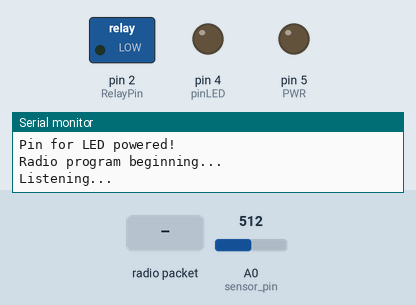
This sketch was run on a simulated Arduino Uno, built with avr-gcc and run on an emulated ATmega328P. On the bench: switched loads named in the sketch (green lamp = pin HIGH), output pins drawn as LEDs (lit = HIGH), the last lines printed to the serial monitor. The inputs (shaded band) are chosen by the test bench; at power-on: A0 (sensor_pin) = 512. No radio packets arrive unless stated.

Above: at 2.6 s.
2.7 s: radio packet "2waterLvl" arrives
At 3.2 s:
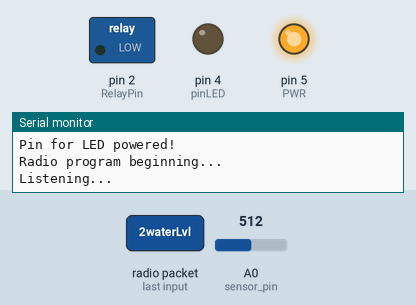
5.2 s: radio packet "2RELAY" arrives
At 6.3 s:
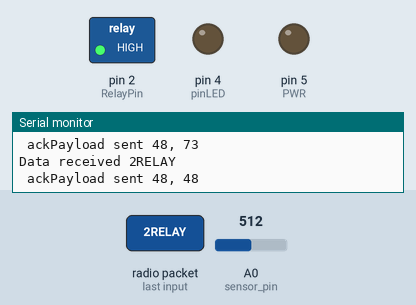
6.7 s: radio packet "2LED" arrives
At 7.7 s:
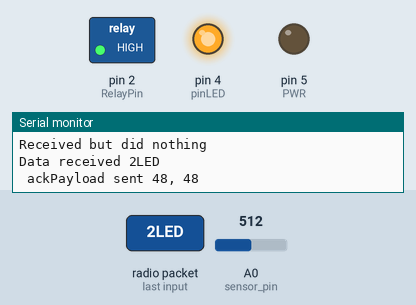
8.2 s: radio packet "2waterLvl" arrives
At 8.6 s:
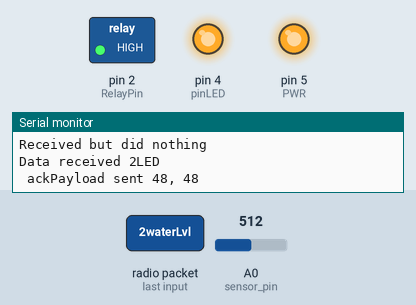
Timing chart, 0 to 11.2 s (numbered marks = the images above; inputs shaded):
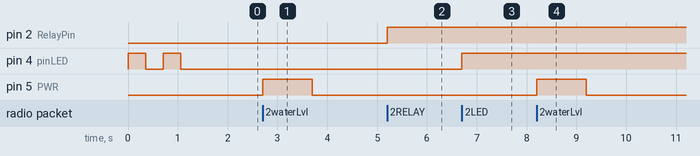

The sketch:

Rx_ACK_v1.2.1_WaterMod.ino
```cpp
//SLAVE - RECEIVER - Water Module
#include <SPI.h>
#include <nRF24L01.h>
#include <RF24.h>

#define CE_PIN 7 //Define the pins
#define CSN_PIN 8

const byte address[5] = {'R', 'x', 'A', 'A', 'B'}; //The address in the pipe

RF24 radio(CE_PIN, CSN_PIN); //Create radio

char dataReceived[10]; //MUST MATCH Tx
int ackData[2] = {109, -4000}; //ACK data we send to master, to confirm received data
bool newData = false; //Boolean used for obvious reasons
int moistureLevel = 438;
int waterOn = 0;
int pinLED = 4;

// Vars for LED control 0 is off 1 is on
int LEDState = 0;
bool LED = false;

//===================>Relay - Vars

int RelayPin = 2;
int RelayState = 0;
bool RELAY = false;


//======================> Moisture Sensors Vars
int sensor_pin = A0;
int output_value;
int output_value_mapped;
int PWR = 5;
//======================>

void setup() {// put your setup code here, to run once:
  Serial.begin(9600);
  pinMode(4, OUTPUT);
  pinMode(RelayPin, OUTPUT);
  pinMode(PWR, OUTPUT);
  Serial.println("Pin for LED powered!");
  Serial.println("Radio program beginning...");
  radio.begin(); //Begin radio setup
  radio.setDataRate( RF24_250KBPS ); //Setting our data rate, lower means farther
  radio.setPALevel(RF24_PA_HIGH);
  radio.openReadingPipe(1, address); //Open the reading pipe to our Tx
  radio.enableAckPayload(); //Enable ackknowledgment of payloads
  radio.writeAckPayload(1, &ackData, sizeof(ackData)); //pre-load our acknowledgment data, when message is received on pipe, ack data will send what is in buffer
                                                      //(pipe, buf, size)

  radio.startListening(); //Start receiver mode
  startupSeq();
  Serial.println("Listening...");

}
//=================================>>

void loop() {// put your main code here, to run repeatedly:
  getData();
  showData();

}
//=================================>>

void getData() { //Function to grab new data off pipe
  if(radio.available()){ //If there is data in the pipe address
    radio.read(&dataReceived, sizeof(dataReceived)); //Read it
    processData(); //Update our ACK data in this function
    newData = true; //Set the newData flag to true
  }
}
//=================================>>
void showData() { //Show data
  if(newData == true){  //If there is new data, print it out
        Serial.print("Data received ");
        Serial.println(dataReceived);
        Serial.print(" ackPayload sent "); //Print our ackPayload
        Serial.print(ackData[0]); //Send data in ackData index 0
        Serial.print(", ");
        Serial.println(ackData[1]); //Same for index 1
        newData = false; //newData is now false
  }
}
//=================================>>
void processData() { //Update our acknowledgment data

    if(strcmp(dataReceived, "2waterLvl") == 0){ // Store moisture value
      getMoistureValue();
      ackData[0] = '0'; //Assign this value to ackData index 0
      ackData[1] = output_value_mapped; //Include the moisture level
      Serial.println("Moisture value stored");
   // radio.writeAckPayload(1, &ackData, sizeof(ackData)); // load the payload for the next time it receives something
   /** ackData[0] = '0';
    ackData[1] = '0'; **/
    }
    if(strcmp(dataReceived, "2water") == 0){ //Send moisture value back
      ackData[0] = '0';
      ackData[1] = output_value_mapped;
    radio.writeAckPayload(1, &ackData, sizeof(ackData)); // load the payload for the next time it receives something
    ackData[0] = '0';
    ackData[1] = '0';
    }
    if(strcmp(dataReceived, "2reset") == 0){
     waterOn = 0;
    }
    if(strcmp(dataReceived, "2LED") == 0){
      changeLEDState();
      ackData[0] = '0';
      ackData[1] = checkLEDState();
    radio.writeAckPayload(1, &ackData, sizeof(ackData)); // load the payload for the next time it receives something
    ackData[0] = '0';
    ackData[1] = '0';
    }

    if(strcmp(dataReceived, "2RelayState") == 0){
      ackData[0] = '0';
      ackData[1] = checkRelayState();
    radio.writeAckPayload(1, &ackData, sizeof(ackData)); // load the payload for the next time it receives something
    ackData[0] = '0';
    ackData[1] = '0';
    }
    if(strcmp(dataReceived, "2RELAY") == 0){
      changeRelayState();
      ackData[0] = '0';
      ackData[1] = checkRelayState();
    radio.writeAckPayload(1, &ackData, sizeof(ackData)); // load the payload for the next time it receives something
    ackData[0] = '0';
    ackData[1] = '0';
    }

    else{
     /** ackData[0] -= 1; //Index 0 is now value - 1
      ackData[1] -= 1;// Same for Index 1
      if (ackData[0] < 100) { //Reset data if its below 100
          ackData[0] = 109;
      }
      if (ackData[1] < -4009) { //Same below 4000
          ackData[1] = -4000;
      }
    radio.writeAckPayload(1, &ackData, sizeof(ackData)); // load the payload for the next time it receives something **/
    Serial.println("Received but did nothing");
    }
}
//=================================>>
int checkLEDState(){
  return LEDState;
}
//=============================>>
void changeLEDState(){
  if(!LED){
    LEDState = 1;
    LED = true;
    digitalWrite(pinLED, HIGH);
  }
  else{
    LEDState = 0;
    LED = false;
    digitalWrite(pinLED, LOW);
  }
}
//============================>>
int checkRelayState(){
  return RelayState;
}
//=============================>>
void changeRelayState(){
  if(!RELAY){
    RelayState = 1;
    RELAY = true;
    digitalWrite(RelayPin, HIGH);
  }
  else{
    RelayState = 0;
    RELAY = false;
    digitalWrite(RelayPin, LOW);
  }
}
//========================>>
void startupSeq(){
  changeLEDState();
  delay(350);
  changeLEDState();
  delay(350);
  changeLEDState();
  delay(350);
  changeLEDState();
  delay(350);

}
// ===========================>>
void getMoistureValue(){
  digitalWrite(PWR, HIGH);
  delay(500);
  output_value= analogRead(sensor_pin);
  output_value_mapped = map(output_value,1005,335,0,100); //1005 IS WET, 335 IS DRY CHECK SOILCALIBRATION.INO
  moistureLevel = output_value_mapped;
  Serial.print("Mositure: ");
  Serial.print(moistureLevel);
  Serial.println("%");
  delay(500);
  digitalWrite(PWR,LOW);
  delay(500);
}
```

Measured:
- after the input at 2.7 s, pin 5 (PWR): LOW → HIGH at once, → LOW 1.0 s later
- after the input at 5.2 s, pin 2 (RelayPin): LOW → HIGH at once
- after the input at 6.7 s, pin 4 (pinLED): LOW → HIGH at once
- after the input at 8.2 s, pin 5 (PWR): LOW → HIGH at once, → LOW 1.0 s later
